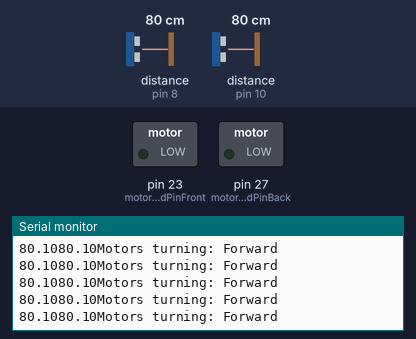
Bench run of a sketch on a simulated Arduino Mega 2560, built with avr-gcc and run on an emulated ATmega2560. Parts: switched loads named in the sketch (green lamp = pin HIGH), the last lines printed to the serial monitor. Wiring (inferred from the names in the program): 2 × ultrasonic range finder: trigger pin 9, echo pin 8 / trigger pin 11, echo pin 10. The test bench sets the inputs (shaded band); at power-on: distance to the obstacle (sensors on pin 8, pin 10) 80 cm. The echo pulse lasts 58.3 µs per cm; pins used as bus, display or sensor lines are not drawn.

Above: at 1.2 s.
1.3 s: distance to the obstacle (sensor on pin 8) set to 2 cm
At 2.2 s:
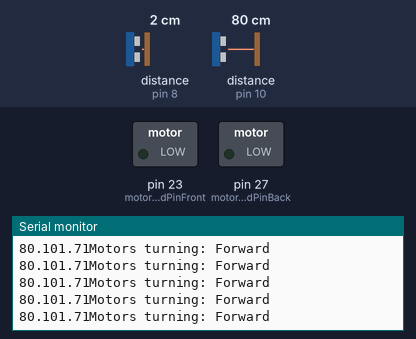
4.3 s: distance to the obstacle (sensor on pin 10) set to 2 cm
At 5.4 s:
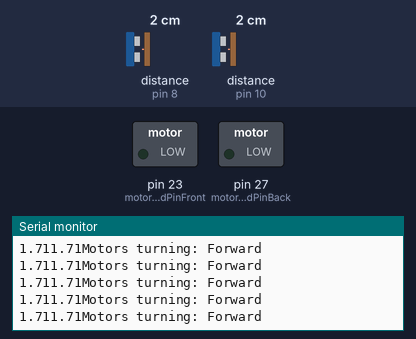
7.3 s: distance to the obstacle (sensor on pin 8) set to 18 cm
At 8.0 s:
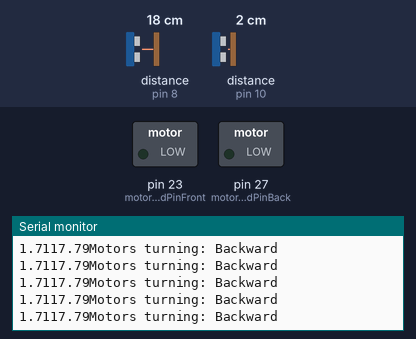
9.2 s: distance to the obstacle (sensor on pin 10) set to 18 cm
At 9.9 s:
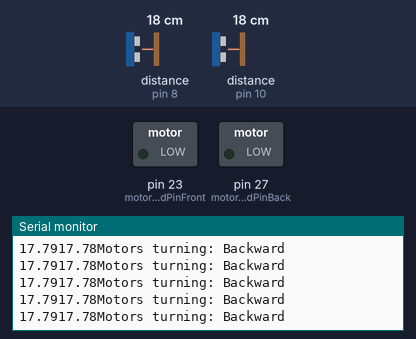
Timing chart, 0 to 12.2 s (numbered marks = the images above; inputs shaded):
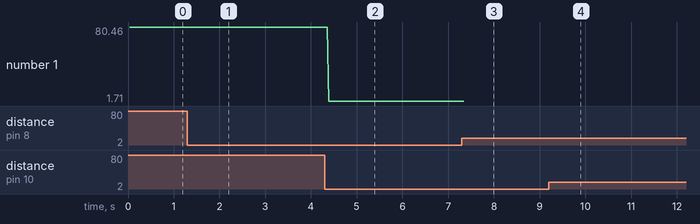

The sketch:

ultrasonic.ino
```cpp
//ultrasonic sensor pins
int trigPinFront = 11;
int echoPinFront = 10;
int trigPinBack = 9;
int echoPinBack = 8;

//motor controller pins
int motorSpeedPinFront = 23; //PWM
int motorDirPinFront = 25;
int motorSpeedPinBack = 27; //PWM
int motorDirPinBack = 29;

//how close should the end of the track be before the pod reverses
//accuracy is between ~6cm and 4m
float safeDistance = 10; //cm

//when dir is postive, we go "forward," negative "backward"
//usually 1 or -1
int dir = 1;

int motorSpeed = 10; //value between 0 and 255 representing 0-35v I think

void setup() {
  Serial.begin(9600);
}

float finddistance(int trigPin, int echoPin) {
  float duration, cm;

  pinMode(trigPin, OUTPUT);
  pinMode(echoPin, INPUT);

  digitalWrite(trigPin, LOW);
  delayMicroseconds(2);
  digitalWrite(trigPin, HIGH);
  delayMicroseconds(10);
  digitalWrite(trigPin, LOW);

  duration = pulseIn(echoPin, HIGH);
  cm = duration / 29 / 2;
  return cm;
}

void updatedirection() {
  if (finddistance(trigPinFront, echoPinFront) < safeDistance) {
    dir = -1;
    digitalWrite(motorDirPinFront, LOW);
    digitalWrite(motorDirPinBack, LOW);
  }
  if (finddistance(trigPinBack, echoPinBack) < safeDistance) {
    dir = 1;
    digitalWrite(motorDirPinFront, HIGH);
    digitalWrite(motorDirPinBack, HIGH);
  }
}

void setspeed(int optionalNewSpeed = motorSpeed) {
  motorSpeed = optionalNewSpeed;
  analogWrite(motorSpeedPinFront, motorSpeed);
  analogWrite(motorSpeedPinBack, motorSpeed);
}

String hrdir(int dir) {
  //human readable direction
  if (dir > 0) {
    return "Forward";
  } else {
    return "Backward";
  }
}

void loop() {
  updatedirection();
  Serial.print("Motors turning: ");
  Serial.println(hrdir(dir));

  setspeed();
  //Serial.print("Current speed: ");
  //Serial.print(((float)motorSpeed / 255) * 30);
  //Serial.println("volts");

  //Serial.print("Front post: ");
  Serial.print(finddistance(trigPinFront, echoPinFront));
  //Serial.println(" cm");
  //Serial.print("Back post: ");
  Serial.print(finddistance(trigPinBack, echoPinBack));
  //Serial.println(" cm");
}
```

Measured:
- after the input at 1.3 s, the serial monitor: prints a new line after 0.08 s (image 1)
- after the input at 4.3 s, the serial monitor: prints a new line after 0.09 s (image 2)
- after the input at 7.3 s, the serial monitor: prints a new line after 0.07 s (image 3)
- after the input at 9.2 s, the serial monitor: prints a new line after 0.07 s (image 4)
- plotted number 1: 80.11 → 80.1 after the input at 1.3 s, 80.1 → 1.71 after the input at 4.3 s
